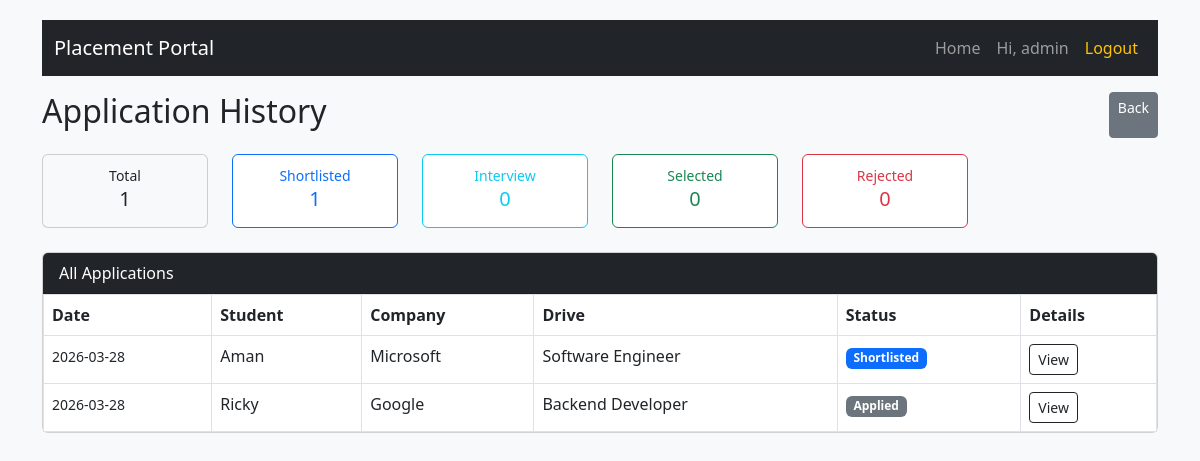
Screenshot of /admin/applications (signed in) with the database file from the repository.
### application/database/models.py (models this page shows)
class User(db.Model, UserMixin):
    __tablename__ = 'user'
    id = db.Column(db.Integer, primary_key=True)
    username = db.Column(db.String(50), unique=True, nullable=False)
    hashedpassword = db.Column(db.String(length = 128), nullable=False)
    role = db.Column(db.String(20), nullable=False) # can be 'admin', 'company', 'student'
    status = db.Column(db.Boolean, default=True) # for blacklisitng purposes
    student_profile = db.relationship('Student', backref='user', uselist=False, cascade="all, delete-orphan")
    company_profile = db.relationship('Company', backref='user', uselist=False, cascade="all, delete-orphan")

class Application(db.Model):
    __tablename__ = 'application'
    id = db.Column(db.Integer, primary_key=True)
    student_id = db.Column(db.Integer, db.ForeignKey('student.id'), nullable=False)
    job_id = db.Column(db.Integer, db.ForeignKey('placements.id'), nullable=False)
    status = db.Column(db.String(20), default='Applied', nullable=False)
    date = db.Column(db.DateTime, default=datetime.now)
    __table_args__ = (
        db.UniqueConstraint('student_id', 'job_id', name='unique_student_job_application'),
    )

class Student(db.Model):
    __tablename__ = 'student'
    id = db.Column(db.Integer, primary_key=True)
    user_id = db.Column(db.Integer, db.ForeignKey('user.id'), unique=True, nullable=False)
    name = db.Column(db.String(100), nullable=False)
    contact = db.Column(db.String(20))
    education = db.Column(db.String(200))
    skills = db.Column(db.Text)
    resume = db.Column(db.String(255))
    applications = db.relationship('Application', backref='student', lazy=True, cascade="all, delete-orphan")

class Company(db.Model):
    __tablename__ = 'company'
    id = db.Column(db.Integer, primary_key=True)
    user_id = db.Column(db.Integer, db.ForeignKey('user.id'), unique=True, nullable=False)
    company_name = db.Column(db.String(100), nullable=False)
    industry = db.Column(db.String(100),nullable = False)
    HRcontact = db.Column(db.String(10),nullable = False)
    approval = db.Column(db.Boolean, default=False) # Approval of the Admin for the company
    drives = db.relationship('Placements', backref='company', lazy=True, cascade="all, delete-orphan")

class Placements(db.Model):
    __tablename__ = 'placements'
    id = db.Column(db.Integer, primary_key=True)
    company_id = db.Column(db.Integer, db.ForeignKey('company.id'), nullable=False)
    title = db.Column(db.String(100), nullable=False)
    description = db.Column(db.Text, nullable=False)
    reqSkills = db.Column(db.Text)
    experience = db.Column(db.String(50))
    salary = db.Column(db.String(50))
    deadline = db.Column(db.DateTime)
    website = db.Column(db.String(255))
    is_rejected = db.Column(db.Boolean, default=False)
    status = db.Column(db.Boolean, default=True) # Company can close the drive
    admin_approval = db.Column(db.Boolean, default=False) # Admin approves the drive
    applications = db.relationship('Application', backref='placements', lazy=True, cascade="all, delete-orphan")

### application/admin_mgmt.py (the view)
@app.route('/admin/applications')
@login_required
@role_required('admin')
def admin_applications():
    all_apps = models.Application.query.order_by(models.Application.date.desc()).all()
    counts = {
        'Applied': 0,
        'Shortlisted': 0,
        'Interview': 0,
        'Selected': 0,
        'Rejected': 0
    }
    for x in all_apps:
        if x.status in counts:
            counts[x.status]  = counts[x.status] + 1
    return render_template(
        'applications_mgmt.html',
        applications=all_apps,
        status_counts=counts
    )

### application/__init__.py (called while the page is built)
@login_manager.user_loader
def load_user(user_id):
    return models.User.query.get(int(user_id))

def role_required(*roles):
    def wrapper(fn):
        @wraps(fn)
        def decorated_view(*args,**kwargs):
            if not current_user.is_authenticated:
                return login_manager.unauthorized()
            if current_user.role not in roles:
                flash("You do not have permission to access this page", "danger")
                return redirect(url_for('login'))
            return fn(*args , **kwargs)
        return decorated_view
    return wrapper

### application/templates/applications_mgmt.html (shortened to what this page needs)
{% extends "base.html" %}
{% block content %}
<div class="d-flex justify-content-between mb-3">
    <h2>Application History</h2>
    <a href="{{url_for('admin_dashboard')}}" class="btn btn-secondary btn-sm">Back</a>
</div>
<div class="row mb-3 text-center">
    <div class="col-md-2 mb-2">
        <div class="card bg-light">
            <div class="card-body p-2">
                <small>Total</small>
                <h5>{{ status_counts['Applied'] }}</h5>
            </div>
        </div>
    </div>
    <div class="col-md-2 mb-2">
        <div class="card border-primary">
            <div class="card-body p-2">
                <small class="text-primary">Shortlisted</small>
                <h5 class="text-primary">{{status_counts['Shortlisted']}}</h5>
            </div>
        </div>
    </div>
    <div class="col-md-2 mb-2">
        <div class="card border-info">
            <div class="card-body p-2">
                <small class="text-info">Interview</small>
                <h5 class="text-info">{{ status_counts['Interview'] }}</h5>
            </div>
        </div>
    </div>
    <div class="col-md-2 mb-2">
        <div class="card border-success">
            <div class="card-body p-2">
                <small class="text-success">Selected</small>
                <h5 class="text-success">{{status_counts['Selected']}}</h5>
            </div>
        </div>
    </div>
    <div class="col-md-2 mb-2">
        <div class="card border-danger">
            <div class="card-body p-2">
                <small class="text-danger">Rejected</small>
                <h5 class="text-danger">{{ status_counts['Rejected'] }}</h5>
            </div>
        </div>
    </div>
</div>
<div class="card mb-4">
    <div class="card-header bg-dark text-white">
        All Applications
    </div>
    <div class="table-responsive">
        <table class="table table-bordered table-hover mb-0">
            <tr>
                <th>Date</th>
                <th>Student</th>
                <th>Company</th>
                <th>Drive</th>
                <th>Status</th>
                <th>Details</th>
            </tr>
            {% if applications %}
                {% for app in applications %}
                <tr>
                    <td><small>{{app.date.strftime('%Y-%m-%d')}}</small></td>
                    <td>{{ app.student.name }}</td>
                    <td>{{app.placements.company.company_name}}</td>
                    <td>{{ app.placements.title }}</td>
                    <td>
                        {% if app.status == 'Applied' %}
                            <span class="badge bg-secondary">Applied</span>
                        {% elif app.status == 'Shortlisted' %}
                            <span class="badge bg-primary">Shortlisted</span>
                        {% elif app.status == 'Interview' %}
                            <span class="badge bg-info">Interview</span>
                        {% elif app.status == 'Selected' %}
                            <span class="badge bg-success">Selected</span>
                        {% elif app.status == 'Rejected' %}
                            <span class="badge bg-danger">Rejected</span>
                        {% else %}
                            <span class="badge bg-dark">{{ app.status }}</span>
                        {% endif %}
                    </td>
                    <td>
                        <button class="btn btn-sm btn-outline-dark"
                                data-bs-toggle="modal"
                                data-bs-target="#studentModal{{app.student.id}}">
                            View
                        </button>
                    </td>
                </tr>
                {% endfor %}
            {% else %}
                <tr>
                    <td colspan="6" class="text-center text-muted">
                        No applications yet
                    </td>
                </tr>
            {% endif %}
        </table>
    </div>
</div>
{% endblock %}

### application/templates/base.html (shortened to what this page needs)
<!DOCTYPE html>
<html lang="en">
<head>
    <link href="https://cdn.jsdelivr.net/npm/bootstrap@5.3.0/dist/css/bootstrap.min.css" rel="stylesheet">
</head>
<body>
<div class="container">
    <nav class="navbar navbar-expand-lg navbar-dark bg-dark mb-3">
        <div class="container-fluid">
            <a class="navbar-brand" href="{{ url_for('home') }}">Placement Portal</a>
            <div class="collapse navbar-collapse" id="navBar">
                <ul class="navbar-nav ms-auto">
                    <li class="nav-item">
                        <a class="nav-link" href="{{ url_for('home') }}">Home</a>
                    </li>
                    {% if current_user.is_authenticated %}
                        <li class="nav-item">
                            <span class="nav-link">Hi, {{ current_user.username }}</span>
                        </li>
                        <li class="nav-item">
                            <a class="nav-link text-warning" href="{{ url_for('logout') }}">Logout</a>
                        </li>
                    {% endif %}
                </ul>
            </div>
        </div>
    </nav>
    <div>
        {% block content %}{% endblock %}
    </div>
</div>
</body>
</html>

### application/templates/base.html (style rules this page uses)
body { padding-top: 20px; background-color: #f8f9fa; }

### rows the page displays
User: username "admin"
Application: date "2026-03-28", student.name "Aman", placements.company.company_name "Microsoft", placements "Software Engineer", status "Shortlisted"
Application: date "2026-03-28", student.name "Ricky", placements.company.company_name "Google", placements "Backend Developer", status "Applied"

### other values shown
{{ status_counts['Applied'] }} "1"
{{ status_counts['Shortlisted'] }} "1"
{{ status_counts['Interview'] }} "0"
{{ status_counts['Selected'] }} "0"
{{ status_counts['Rejected'] }} "0"
